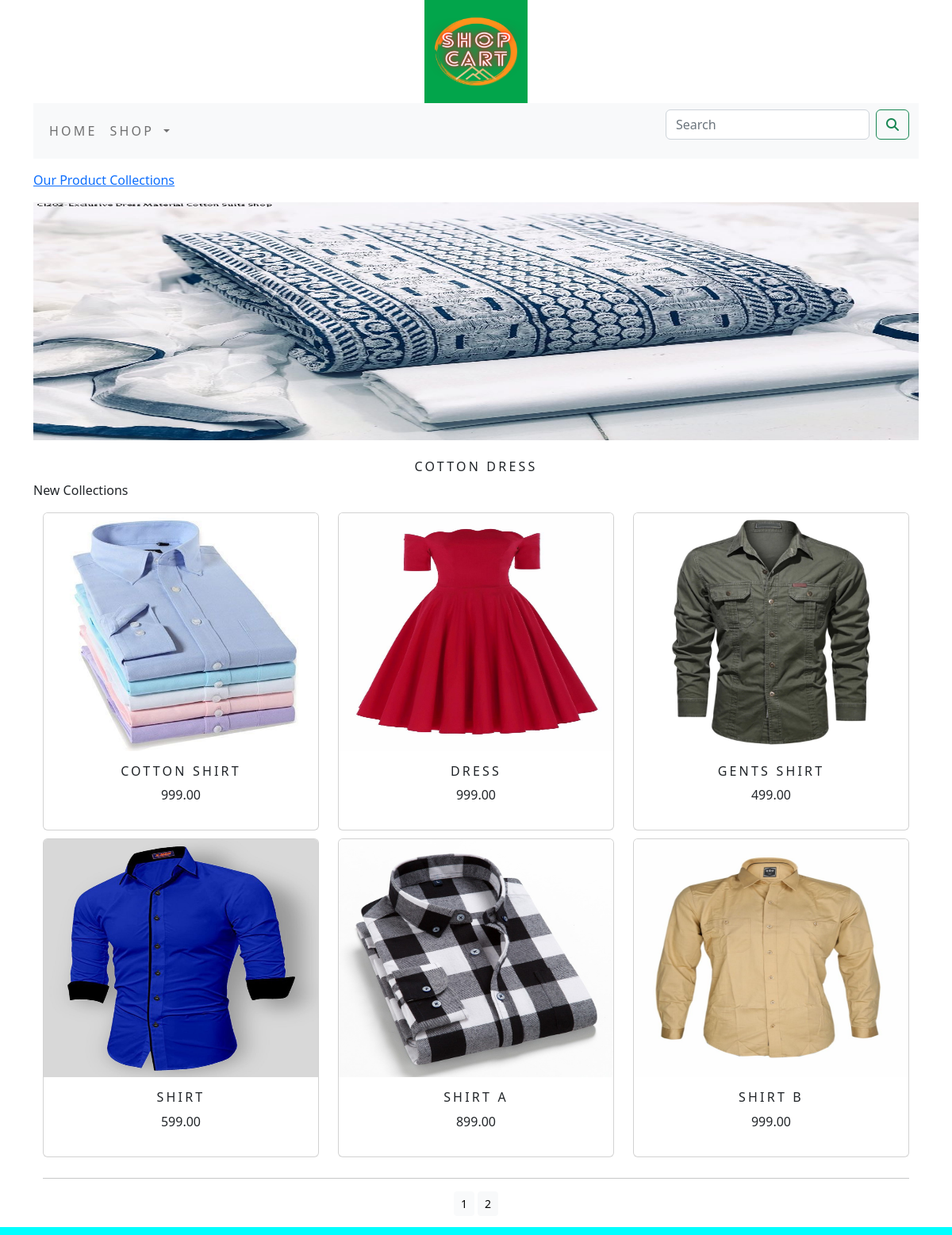
Page /shopapp/cotton-dress/ on the committed database.
### shopapp/models.py (models this page shows, shortened)
class Catagory(models.Model):
    name=models.CharField(max_length=250,unique=True)
    slug=models.SlugField(max_length=250,unique=True)
    description=models.TextField(blank=True)
    image=models.ImageField(upload_to='catagory',blank=True)
    class Meta:
        ordering=('name',)
        verbose_name='catagory'
        verbose_name_plural='catagories'
    def get_url(self):
        return reverse('shopapp:products_by_catagory',args=[self.slug])

class Product(models.Model):
    name=models.CharField(max_length=250,unique=True)
    slug=models.SlugField(max_length=250,unique=True)
    description=models.TextField(blank=True)
    price=models.DecimalField(max_digits=10,decimal_places=2)
    catagory=models.ForeignKey(Catagory,on_delete=models.CASCADE)
    image=models.ImageField(upload_to='product',blank=True)
    stock=models.IntegerField()
    available=models.BooleanField(default=True)
    created=models.DateTimeField(auto_now_add=True)
    updated=models.DateTimeField(auto_now=True)
    class Meta:
        ordering = ('name',)
        verbose_name = 'product'
        verbose_name_plural = 'products'
    def get_url(self):
        return reverse('shopapp:prodcatdetail',args=[self.catagory.slug,self.slug])

### shopapp/views.py (the view)
# urls.py: path('', views.allprodcat,name='allprodcat'),
def allprodcat(request,c_slug=None):
    c_page=None
    products_list=None
    if c_slug!=None:
        c_page=get_object_or_404(Catagory,slug=c_slug)
        products_list=Product.objects.all().filter(catagory=c_page,available=True)
    else:
        products_list=Product.objects.all().filter(available=True)
    paginator=Paginator(products_list,6)
    try:
        page=int(request.GET.get('page','1'))
    except:
        page=1
    try:
        products=paginator.page(page)
    except(EmptyPage,InvalidPage):
        products=paginator.page(paginator.num_pages)
    return render(request,"catagory.html",{'catagory':c_page,'products':products})

### cart/context_processors.py (called while the page is built)
def counter(request):
    item_count=0
    if 'admin' in request.path:
        return {}
    else:
        try:
            cart=Cart.objects.filter(cart_id=_cart_id(request))
            cart_items=Cartitem.objects.all().filter(cart=cart[:1])
            for cart_item in cart_items:
                item_count += cart_item.quantity
        except Cart.DoesNotExist:
            item_count=0
    return dict(item_count=item_count)

### cart/views.py (called while the page is built)
def _cart_id(request):
    cart=request.session.session_key
    if not cart:
        cart=request.session.create()
    return cart

### shopapp/context_processors.py (called while the page is built)
def menu_links(request):
    links=Catagory.objects.all()
    return dict(links=links)

### templates/catagory.html (shortened to what this page needs)
{% extends 'base.html' %}
{% load static %}
{% block content %}
    {% if catagory %}
        <div>
            <div class="row my_row_class">
                <div class="mx_auto">
                <p><a href="{% url 'shopapp:allprodcat' %}">Our Product Collections</a></p>
            </div>
                </div>
        </div>
    {% endif %}
<div class="mx_auto">
    {% if catagory %}
    <img class="my_image" src="{{catagory.image.url}}" alt="{{catagory.name}}" width="300px" height="300px">
</div>
    <br>
<div>
    <h1 class="text-center my_title">{{catagory.name}}</h1>
    <p class="text-justify">{{catagory.description}}</p>
</div>
    {% endif %}
<div class="container">
    <div class="row mx_auto">
        {% for product in products.object_list %}
        <div class="my_bottom_margin col-9 col-sm-12 col-md-4 xol-lg-4">
            <div class="card text-center" style="min-width:18rem;">
                <a href="{{product.get_url}}"><img class="card-img-top my_image" src="{{product.image.url}}" alt="{{product.name}}" width="300px" height="300px"></a>
                <div class="card-body">
                    <h4>{{product.name}}</h4>
                    <p>{{product.price}}</p>
                </div>
            </div>
        </div>
        {% endfor %}
    </div>
    <div class="mx-auto">
        {% if products.paginator.num_pages > 1 %}
        <hr>
        <div class="text-center">
            {% for pg in products.paginator.page_range %}
                <a href="?page={{pg}}" class="btn btn-light btn-sm {% if products.number == pg %} active {% endif %}">{{pg}}</a>
            {% endfor %}
        </div>
        {% endif %}
    </div>
    <br>
</div>
{% endblock %}

### static/css/custom.css (style rules this page uses)
body { font-family: 'Koulen', cursive; }
.my_row_class { padding-top:15px; }
.my_row_class .mx_auto { color:#000; font-size:16px; }
.my_image { width:100%; height:300px; }
.my_title { font-size:16px; text-transform:uppercase; letter-spacing:.2em; }
.my_bottom_margin { margin-bottom:10px; }
.card-body h4 { font-size:16px; text-transform:uppercase; letter-spacing:.2em; }

### rows in the picture
Catagory: image (picture), name "COTTON DRESS", description "New Collections"
Product: image (picture), name "COTTON SHIRT", price "999.00"
Product: image (picture), name "DRESS", price "999.00"
Product: image (picture), name "GENTS SHIRT", price "499.00"
Product: image (picture), name "SHIRT", price "599.00"
Product: image (picture), name "SHIRT A", price "899.00"
Product: image (picture), name "SHIRT B", price "999.00"

### other values in the picture
{{ pg }} "1" "2"
